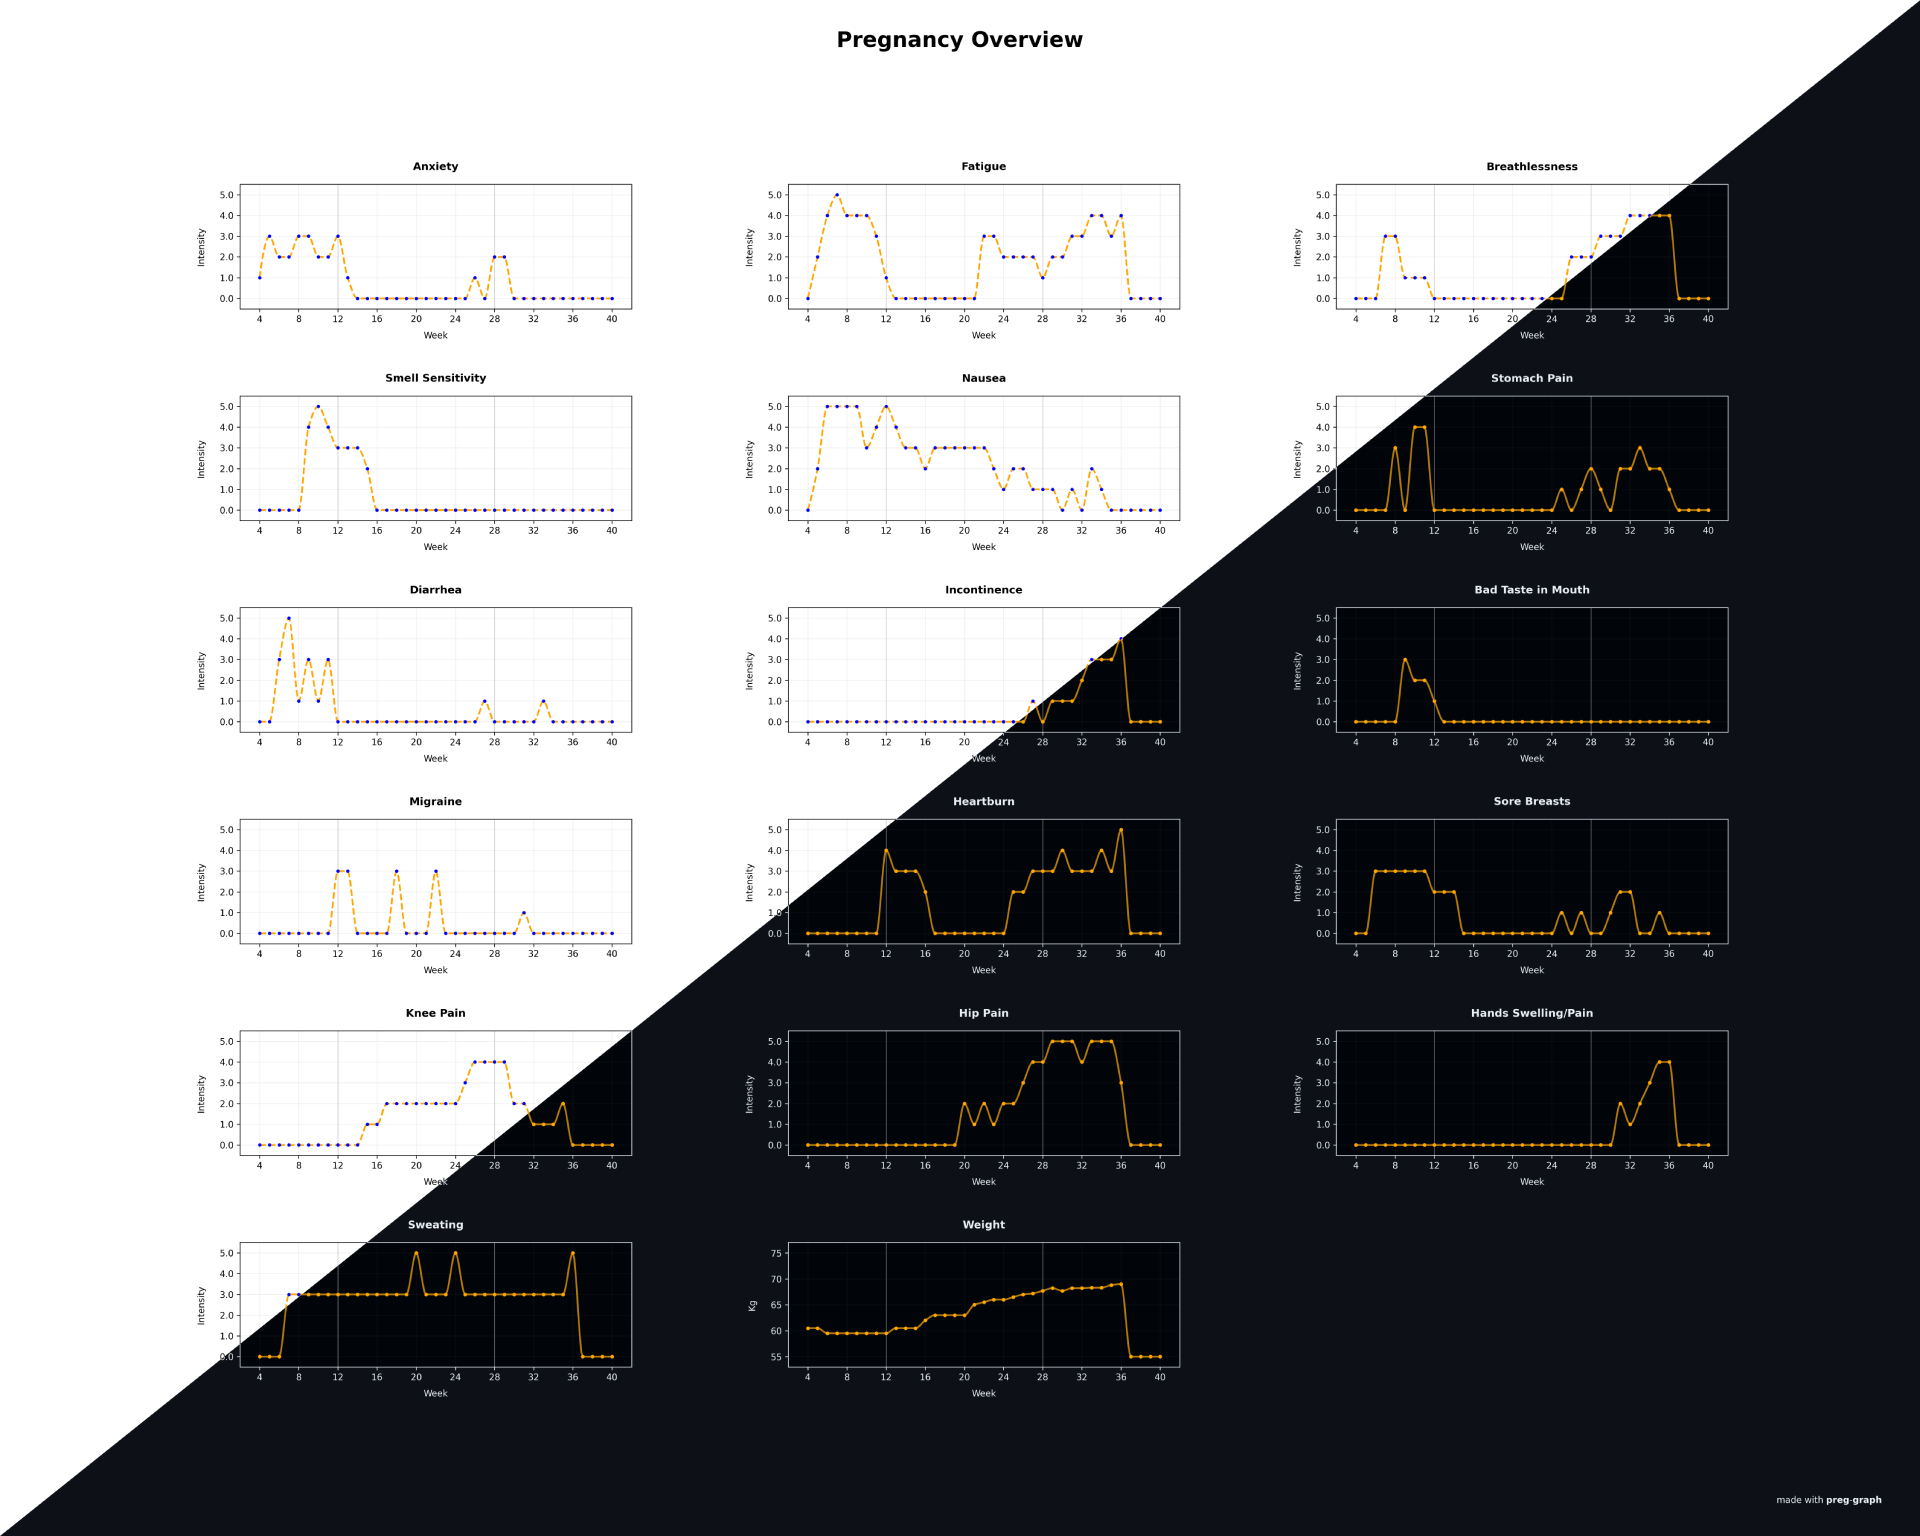

Python code for this plot:
import argparse

import matplotlib as mpl
import matplotlib.pyplot as plt
import numpy as np
import pandas as pd
from scipy.interpolate import PchipInterpolator

from styles import styles


def main():

    parser = argparse.ArgumentParser()
    parser.add_argument('--input', type=str, default='data.csv', required=False, 
        help='The CSV file to import data from')
    parser.add_argument('--output', type=str, default='graph.png', required=False, 
        help='The PNG filename to export')
    parser.add_argument('--columns', type=int, default=3, required=False, 
        help='The amount of columns the exported figure should have')
    parser.add_argument('--style', type=str, choices=styles.keys(), default='default', 
        help='The style to use')
    parser.add_argument('--dpi', type=int, default=300, required=False, 
        help='The output resolution of the exported figure')

    args = parser.parse_args()
    if args.columns <= 0:
        parser.error('--columns must be greater than 0')

    # Pull data, and clean NaN
    data_raw = pd.read_csv(args.input)
    data = data_raw.replace([np.inf, -np.inf], np.nan).fillna(0)

    x_header = 'Week'
    categories = ['Anxiety', 'Fatigue', 'Breathlessness', 'Smell Sensitivity', 'Nausea',
    'Stomach Pain', 'Diarrhea', 'Incontinence', 'Bad Taste in Mouth', 'Migraine',
    'Heartburn', 'Sore Breasts', 'Knee Pain', 'Hip Pain', 'Hands Swelling/Pain',
    'Sweating', 'Weight']

    STYLE_PARAMS = styles[args.style].params
    COLUMNS = args.columns

    # Based on the amount of columns, split data in separate arrays per raw
    num_arrays = -(-len(categories) // COLUMNS)
    RAWS = num_arrays
    split_categories = [categories[i*COLUMNS:(i+1)*COLUMNS] for i in range(num_arrays)]

    # Build grid
    for i in range(len(split_categories)):
        while len(split_categories[i]) < COLUMNS:
            split_categories[i].append(None)

    fig, axes = plt.subplots(num_arrays, COLUMNS, figsize=(10 * COLUMNS, 4 * RAWS))
    axes_flat = axes.flatten()

    # Settings
    TITLE = 'Pregnancy Overview'
    X_LABEL = 'Week'
    SPLINE_RES = 300
    WEEK_MIN = 4
    WEEK_MAX = 42
    INTENSITY_MIN = 0
    INTENSITY_MAX = 5
    WEIGHT_MIN = 55
    WEIGHT_MAX = 75

    # Styling
    SUBPLOTS_HSPACING = 0.7
    SUBPLOTS_WSPACING = 0.4

    TEXT_COLOR = STYLE_PARAMS.text_color
    LINE_COLOR = STYLE_PARAMS.line_color
    LINE_STYLE = STYLE_PARAMS.line_style
    LINE_WIDTH = STYLE_PARAMS.line_width
    DOTS_COLOR = STYLE_PARAMS.dot_color
    DOTS_SIZE = STYLE_PARAMS.dot_size
    TRIMESTER_STYLES = STYLE_PARAMS.trimesters_color
    TRIMESTER_SEPARATOR_ALPHA = STYLE_PARAMS.trimesters_separator_alpha
    GRID_ALPHA = STYLE_PARAMS.grid_alpha
    BACKGROUND_COLOR = STYLE_PARAMS.background_color
    GRAPH_BACKGROUND_COLOR = STYLE_PARAMS.graph_background_color

    mpl.rcParams['text.color'] = TEXT_COLOR

    fig.suptitle(TITLE, fontweight='bold', fontsize=24)
    fig.patch.set_facecolor(BACKGROUND_COLOR)

    # Do a graph (ax) per category
    for i, cat_name in enumerate(categories):

        # Set correct labels and parameters
        Y_LABEL = 'Kg' if cat_name == 'Weight' else 'Intensity'
        MIN_YTICK = WEIGHT_MIN if cat_name == 'Weight' else INTENSITY_MIN
        MAX_YTICK = WEIGHT_MAX + 1 if cat_name == 'Weight' else INTENSITY_MAX + 0.5
        INCR_YTICK = 5 if cat_name == 'Weight' else 1
        X_MIN = WEEK_MIN - 2
        X_MAX = WEEK_MAX
        Y_MIN = WEIGHT_MIN - 2 if cat_name == 'Weight' else INTENSITY_MIN - 0.5
        Y_MAX = WEIGHT_MAX + 2 if cat_name == 'Weight' else INTENSITY_MAX + 0.5

        # Setup graph data
        ax = axes_flat[i]
        ax.set_title(cat_name, fontweight='bold', color=TEXT_COLOR, pad=16)
        x_data = data[x_header]
        y_data = data[cat_name]

        # Setup spline
        spl = PchipInterpolator(x_data, y_data)
        x_new = np.linspace(x_data.min(), x_data.max(), num=SPLINE_RES)
        y_smooth = spl(x_new)

        # Set graph parameters
        ax.set_xticks(np.arange(x_data.min(), x_data.max() + 1, 4))
        ax.set_yticks(np.arange(MIN_YTICK, MAX_YTICK, INCR_YTICK))
        ax.set_xticklabels(ax.get_xticks(), color=TEXT_COLOR)
        ax.set_yticklabels(ax.get_yticks(), color=TEXT_COLOR)
        ax.set_xlabel(X_LABEL, labelpad=8, color=TEXT_COLOR)
        ax.set_ylabel(Y_LABEL, labelpad=16, color=TEXT_COLOR)
        ax.set_xlim(left=X_MIN, right=X_MAX)
        ax.set_ylim(bottom=Y_MIN, top=Y_MAX)
        ax.grid(True, alpha=GRID_ALPHA)

        # Styling
        ax.set_facecolor(GRAPH_BACKGROUND_COLOR)
        for spine in ax.spines.values():
            spine.set_edgecolor(TEXT_COLOR)
        ax.tick_params(axis='x', colors=TEXT_COLOR)
        ax.tick_params(axis='y', colors=TEXT_COLOR)
        # Trimester background styles
        ax.fill_between(x_new, 5, where = x_new < 12, facecolor=TRIMESTER_STYLES[0][0],
                        alpha=TRIMESTER_STYLES[0][1])
        ax.fill_between(x_new, 5, where = (x_new >= 12) & (x_new < 28), 
                        facecolor=TRIMESTER_STYLES[1][0], alpha=TRIMESTER_STYLES[1][1])
        ax.fill_between(x_new, 5, where = x_new >= 28, facecolor=TRIMESTER_STYLES[2][0],
                        alpha=TRIMESTER_STYLES[2][1])
        # Make trimester separators darker for each graph
        vertical_lines = ax.get_xgridlines()
        # Len check to prevent our of bound issues
        if len(vertical_lines) > 2:
            vertical_lines[2].set(alpha=TRIMESTER_SEPARATOR_ALPHA)
        if len(vertical_lines) > 6:
            vertical_lines[6].set(alpha=TRIMESTER_SEPARATOR_ALPHA)

        # Draw spline
        ax.plot(x_new, y_smooth, label=cat_name, linestyle=LINE_STYLE, 
            linewidth=LINE_WIDTH, color=LINE_COLOR)
        # Draw dots
        ax.scatter(x_data, y_data, s=DOTS_SIZE, color=DOTS_COLOR, zorder=5)

    # Delete leftover empty axes
    for i in range(len(categories), len(axes_flat)):
        fig.delaxes(axes_flat[i])       

    # Watermark
    fig.text(0.98, 0.02, 'made with ' + r'$ \bf{preg\text{-}graph}$', 
        ha='right', va='bottom')

    # Export figure
    plt.subplots_adjust(hspace=SUBPLOTS_HSPACING, wspace=SUBPLOTS_WSPACING)
    plt.savefig(args.output, dpi=args.dpi)
    #plt.show()

if __name__ == '__main__':
    main()
